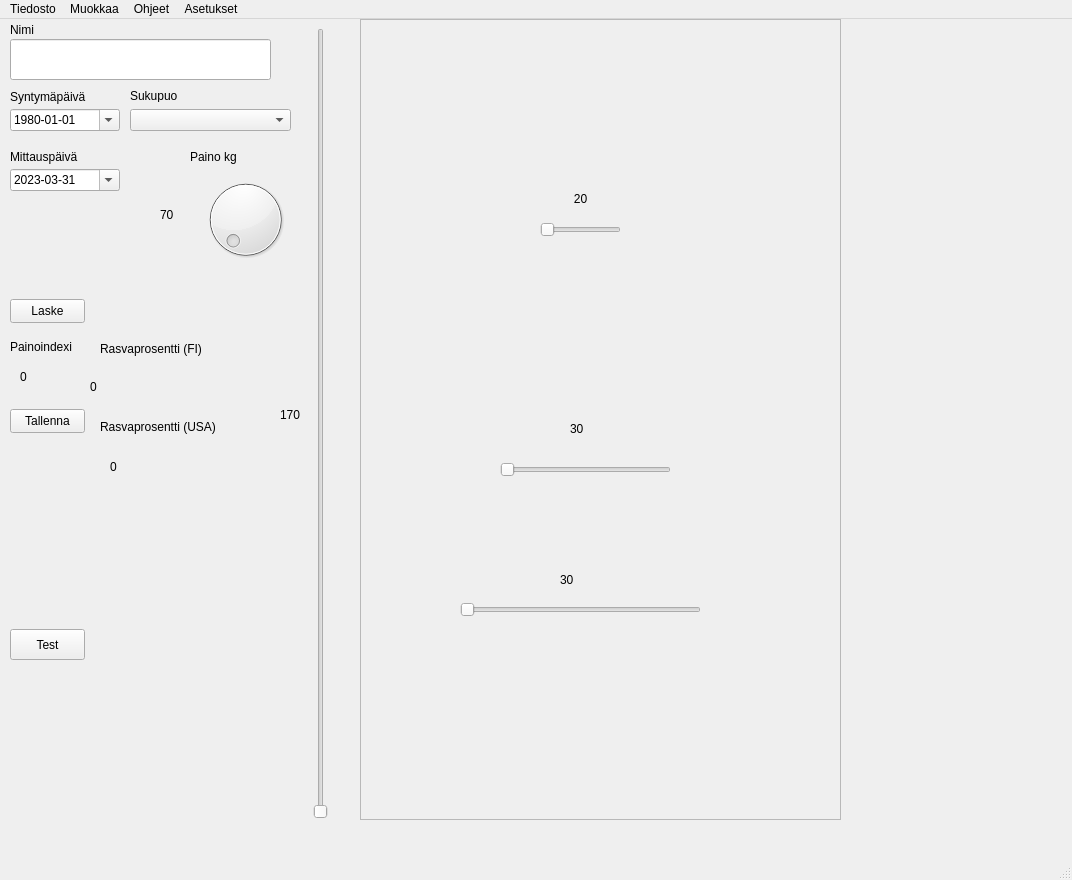
<?xml version="1.0" encoding="UTF-8"?>
<ui version="4.0">
 <class>MainWindow</class>
 <widget class="QMainWindow" name="MainWindow">
  <property name="geometry">
   <rect>
    <x>0</x>
    <y>0</y>
    <width>1072</width>
    <height>880</height>
   </rect>
  </property>
  <property name="windowTitle">
   <string>MainWindow</string>
  </property>
  <widget class="QWidget" name="centralwidget">
   <widget class="QDateEdit" name="birthDateEdit">
    <property name="geometry">
     <rect>
      <x>10</x>
      <y>90</y>
      <width>110</width>
      <height>22</height>
     </rect>
    </property>
    <property name="locale">
     <locale language="Finnish" country="Finland"/>
    </property>
    <property name="displayFormat">
     <string>yyyy-MM-dd</string>
    </property>
    <property name="calendarPopup">
     <bool>true</bool>
    </property>
    <property name="date">
     <date>
      <year>1980</year>
      <month>1</month>
      <day>1</day>
     </date>
    </property>
   </widget>
   <widget class="QLabel" name="rasvaprosentti_FI_label_2">
    <property name="geometry">
     <rect>
      <x>90</x>
      <y>360</y>
      <width>161</width>
      <height>16</height>
     </rect>
    </property>
    <property name="text">
     <string>0</string>
    </property>
   </widget>
   <widget class="QDateEdit" name="weighingDateEdit">
    <property name="geometry">
     <rect>
      <x>10</x>
      <y>150</y>
      <width>110</width>
      <height>22</height>
     </rect>
    </property>
    <property name="locale">
     <locale language="Finnish" country="Finland"/>
    </property>
    <property name="displayFormat">
     <string>yyyy-MM-dd</string>
    </property>
    <property name="calendarPopup">
     <bool>true</bool>
    </property>
    <property name="date">
     <date>
      <year>2023</year>
      <month>3</month>
      <day>31</day>
     </date>
    </property>
   </widget>
   <widget class="QPushButton" name="laskePushButton">
    <property name="geometry">
     <rect>
      <x>10</x>
      <y>280</y>
      <width>75</width>
      <height>24</height>
     </rect>
    </property>
    <property name="text">
     <string>Laske</string>
    </property>
   </widget>
   <widget class="QLabel" name="rasvaprosentti_FI_label">
    <property name="geometry">
     <rect>
      <x>100</x>
      <y>320</y>
      <width>111</width>
      <height>20</height>
     </rect>
    </property>
    <property name="text">
     <string>Rasvaprosentti (FI)</string>
    </property>
   </widget>
   <widget class="QLabel" name="weightLabel">
    <property name="geometry">
     <rect>
      <x>190</x>
      <y>130</y>
      <width>49</width>
      <height>16</height>
     </rect>
    </property>
    <property name="text">
     <string>Paino kg</string>
    </property>
   </widget>
   <widget class="QLabel" name="birthLabel">
    <property name="geometry">
     <rect>
      <x>10</x>
      <y>70</y>
      <width>101</width>
      <height>16</height>
     </rect>
    </property>
    <property name="text">
     <string>Syntymäpäivä</string>
    </property>
   </widget>
   <widget class="QLabel" name="lenghthLabel">
    <property name="geometry">
     <rect>
      <x>280</x>
      <y>380</y>
      <width>41</width>
      <height>31</height>
     </rect>
    </property>
    <property name="styleSheet">
     <string notr="true">font: 16pt &quot;MS Shell Dlg 2&quot;;</string>
    </property>
    <property name="text">
     <string>170</string>
    </property>
   </widget>
   <widget class="QLabel" name="weighingLabel">
    <property name="geometry">
     <rect>
      <x>10</x>
      <y>130</y>
      <width>141</width>
      <height>16</height>
     </rect>
    </property>
    <property name="text">
     <string>Mittauspäivä</string>
    </property>
   </widget>
   <widget class="QLabel" name="nameLabel">
    <property name="geometry">
     <rect>
      <x>10</x>
      <y>0</y>
      <width>121</width>
      <height>21</height>
     </rect>
    </property>
    <property name="text">
     <string>Nimi</string>
    </property>
   </widget>
   <widget class="QLineEdit" name="nameLineEdit">
    <property name="geometry">
     <rect>
      <x>10</x>
      <y>20</y>
      <width>261</width>
      <height>41</height>
     </rect>
    </property>
   </widget>
   <widget class="QLabel" name="rasvaprosentti_USA_label_2">
    <property name="geometry">
     <rect>
      <x>110</x>
      <y>440</y>
      <width>141</width>
      <height>16</height>
     </rect>
    </property>
    <property name="text">
     <string>0</string>
    </property>
   </widget>
   <widget class="QComboBox" name="genderComboBox">
    <property name="geometry">
     <rect>
      <x>130</x>
      <y>90</y>
      <width>161</width>
      <height>22</height>
     </rect>
    </property>
    <property name="placeholderText">
     <string>Valitse sukupuoli</string>
    </property>
    <item>
     <property name="text">
      <string>Mies</string>
     </property>
    </item>
    <item>
     <property name="text">
      <string>Nainen</string>
     </property>
    </item>
   </widget>
   <widget class="QLabel" name="rasvaprosentti_USA_label">
    <property name="geometry">
     <rect>
      <x>100</x>
      <y>400</y>
      <width>131</width>
      <height>16</height>
     </rect>
    </property>
    <property name="text">
     <string>Rasvaprosentti (USA)</string>
    </property>
   </widget>
   <widget class="QLabel" name="vyotaroLabel">
    <property name="geometry">
     <rect>
      <x>570</x>
      <y>400</y>
      <width>41</width>
      <height>20</height>
     </rect>
    </property>
    <property name="styleSheet">
     <string notr="true">font: 16pt &quot;MS Shell Dlg 2&quot;;</string>
    </property>
    <property name="text">
     <string>30</string>
    </property>
   </widget>
   <widget class="QLabel" name="lantioLabel">
    <property name="geometry">
     <rect>
      <x>560</x>
      <y>550</y>
      <width>41</width>
      <height>21</height>
     </rect>
    </property>
    <property name="styleSheet">
     <string notr="true">font: 16pt &quot;MS Shell Dlg 2&quot;;</string>
    </property>
    <property name="text">
     <string>30</string>
    </property>
   </widget>
   <widget class="QLabel" name="painoindexiLabel_2">
    <property name="geometry">
     <rect>
      <x>20</x>
      <y>350</y>
      <width>101</width>
      <height>16</height>
     </rect>
    </property>
    <property name="text">
     <string>0</string>
    </property>
   </widget>
   <widget class="QPushButton" name="savePushButton">
    <property name="geometry">
     <rect>
      <x>10</x>
      <y>390</y>
      <width>75</width>
      <height>24</height>
     </rect>
    </property>
    <property name="text">
     <string>Tallenna</string>
    </property>
   </widget>
   <widget class="QPushButton" name="testPushButton">
    <property name="geometry">
     <rect>
      <x>10</x>
      <y>610</y>
      <width>75</width>
      <height>31</height>
     </rect>
    </property>
    <property name="text">
     <string>Test</string>
    </property>
   </widget>
   <widget class="QLabel" name="sukupuoliLabel">
    <property name="geometry">
     <rect>
      <x>130</x>
      <y>70</y>
      <width>47</width>
      <height>13</height>
     </rect>
    </property>
    <property name="text">
     <string>Sukupuoli</string>
    </property>
   </widget>
   <widget class="QFrame" name="frame">
    <property name="geometry">
     <rect>
      <x>360</x>
      <y>0</y>
      <width>481</width>
      <height>801</height>
     </rect>
    </property>
    <property name="styleSheet">
     <string notr="true">background-image: url(:/kuvat/NaisSlice_original.png);</string>
    </property>
    <property name="frameShape">
     <enum>QFrame::StyledPanel</enum>
    </property>
    <property name="frameShadow">
     <enum>QFrame::Raised</enum>
    </property>
   </widget>
   <widget class="QLabel" name="kaulaLabel">
    <property name="geometry">
     <rect>
      <x>560</x>
      <y>170</y>
      <width>41</width>
      <height>20</height>
     </rect>
    </property>
    <property name="styleSheet">
     <string notr="true">font: 16pt &quot;MS Shell Dlg 2&quot;;
</string>
    </property>
    <property name="text">
     <string>20</string>
    </property>
    <property name="alignment">
     <set>Qt::AlignCenter</set>
    </property>
   </widget>
   <widget class="QSlider" name="kaulaHorizontalSlider">
    <property name="geometry">
     <rect>
      <x>540</x>
      <y>200</y>
      <width>81</width>
      <height>22</height>
     </rect>
    </property>
    <property name="minimum">
     <number>10</number>
    </property>
    <property name="maximum">
     <number>99</number>
    </property>
    <property name="orientation">
     <enum>Qt::Horizontal</enum>
    </property>
   </widget>
   <widget class="QSlider" name="vyutaroHorizontalSlider">
    <property name="geometry">
     <rect>
      <x>500</x>
      <y>440</y>
      <width>171</width>
      <height>22</height>
     </rect>
    </property>
    <property name="minimum">
     <number>30</number>
    </property>
    <property name="maximum">
     <number>200</number>
    </property>
    <property name="orientation">
     <enum>Qt::Horizontal</enum>
    </property>
   </widget>
   <widget class="QSlider" name="lantioHorizontalSlider">
    <property name="geometry">
     <rect>
      <x>460</x>
      <y>580</y>
      <width>241</width>
      <height>22</height>
     </rect>
    </property>
    <property name="minimum">
     <number>30</number>
    </property>
    <property name="maximum">
     <number>200</number>
    </property>
    <property name="orientation">
     <enum>Qt::Horizontal</enum>
    </property>
   </widget>
   <widget class="QLabel" name="painoindexiLabel">
    <property name="geometry">
     <rect>
      <x>10</x>
      <y>320</y>
      <width>101</width>
      <height>16</height>
     </rect>
    </property>
    <property name="text">
     <string>Painoindexi</string>
    </property>
   </widget>
   <widget class="QSlider" name="lengthVerticalSlider">
    <property name="geometry">
     <rect>
      <x>310</x>
      <y>9</y>
      <width>22</width>
      <height>791</height>
     </rect>
    </property>
    <property name="minimum">
     <number>50</number>
    </property>
    <property name="maximum">
     <number>250</number>
    </property>
    <property name="orientation">
     <enum>Qt::Vertical</enum>
    </property>
   </widget>
   <widget class="QDial" name="weightDial">
    <property name="geometry">
     <rect>
      <x>200</x>
      <y>150</y>
      <width>91</width>
      <height>101</height>
     </rect>
    </property>
    <property name="minimum">
     <number>20</number>
    </property>
    <property name="maximum">
     <number>350</number>
    </property>
   </widget>
   <widget class="QLabel" name="label">
    <property name="geometry">
     <rect>
      <x>160</x>
      <y>170</y>
      <width>47</width>
      <height>51</height>
     </rect>
    </property>
    <property name="styleSheet">
     <string notr="true">font: 16pt &quot;MS Shell Dlg 2&quot;;</string>
    </property>
    <property name="text">
     <string>70</string>
    </property>
   </widget>
   <zorder>birthDateEdit</zorder>
   <zorder>rasvaprosentti_FI_label_2</zorder>
   <zorder>weighingDateEdit</zorder>
   <zorder>laskePushButton</zorder>
   <zorder>rasvaprosentti_FI_label</zorder>
   <zorder>weightLabel</zorder>
   <zorder>birthLabel</zorder>
   <zorder>lenghthLabel</zorder>
   <zorder>weighingLabel</zorder>
   <zorder>nameLabel</zorder>
   <zorder>nameLineEdit</zorder>
   <zorder>rasvaprosentti_USA_label_2</zorder>
   <zorder>genderComboBox</zorder>
   <zorder>rasvaprosentti_USA_label</zorder>
   <zorder>painoindexiLabel_2</zorder>
   <zorder>savePushButton</zorder>
   <zorder>testPushButton</zorder>
   <zorder>sukupuoliLabel</zorder>
   <zorder>frame</zorder>
   <zorder>kaulaLabel</zorder>
   <zorder>kaulaHorizontalSlider</zorder>
   <zorder>vyutaroHorizontalSlider</zorder>
   <zorder>vyotaroLabel</zorder>
   <zorder>lantioHorizontalSlider</zorder>
   <zorder>lantioLabel</zorder>
   <zorder>painoindexiLabel</zorder>
   <zorder>lengthVerticalSlider</zorder>
   <zorder>weightDial</zorder>
   <zorder>label</zorder>
  </widget>
  <widget class="QMenuBar" name="menubar">
   <property name="geometry">
    <rect>
     <x>0</x>
     <y>0</y>
     <width>1072</width>
     <height>21</height>
    </rect>
   </property>
   <widget class="QMenu" name="menuTiedosto">
    <property name="title">
     <string>Tiedosto</string>
    </property>
    <addaction name="actionTulosta"/>
    <addaction name="actionSulje"/>
   </widget>
   <widget class="QMenu" name="menuMuokkaa">
    <property name="title">
     <string>Muokkaa</string>
    </property>
    <addaction name="actionPalauta_oletukset"/>
   </widget>
   <widget class="QMenu" name="menuOhjeet">
    <property name="title">
     <string>Ohjeet</string>
    </property>
    <addaction name="actionAvaa_Ohjeet"/>
   </widget>
   <widget class="QMenu" name="menuAsetukset">
    <property name="title">
     <string>Asetukset</string>
    </property>
   </widget>
   <addaction name="menuTiedosto"/>
   <addaction name="menuMuokkaa"/>
   <addaction name="menuOhjeet"/>
   <addaction name="menuAsetukset"/>
  </widget>
  <widget class="QStatusBar" name="statusbar"/>
  <action name="actionTulosta">
   <property name="text">
    <string>Tulosta</string>
   </property>
  </action>
  <action name="actionSulje">
   <property name="text">
    <string>Sulje</string>
   </property>
  </action>
  <action name="actionPalauta_oletukset">
   <property name="text">
    <string>Palauta oletukset</string>
   </property>
   <property name="shortcut">
    <string>Ctrl+D</string>
   </property>
  </action>
  <action name="actionAvaa_Ohjeet">
   <property name="text">
    <string>Avaa Ohjeet</string>
   </property>
   <property name="shortcut">
    <string>Ctrl+H</string>
   </property>
  </action>
 </widget>
 <resources>
  <include location="Kuntoilija_mainwindow.qrc"/>
 </resources>
 <connections>
  <connection>
   <sender>kaulaHorizontalSlider</sender>
   <signal>valueChanged(int)</signal>
   <receiver>kaulaLabel</receiver>
   <slot>setNum(int)</slot>
   <hints>
    <hint type="sourcelabel">
     <x>580</x>
     <y>231</y>
    </hint>
    <hint type="destinationlabel">
     <x>580</x>
     <y>200</y>
    </hint>
   </hints>
  </connection>
  <connection>
   <sender>vyutaroHorizontalSlider</sender>
   <signal>valueChanged(int)</signal>
   <receiver>vyotaroLabel</receiver>
   <slot>setNum(int)</slot>
   <hints>
    <hint type="sourcelabel">
     <x>507</x>
     <y>466</y>
    </hint>
    <hint type="destinationlabel">
     <x>584</x>
     <y>430</y>
    </hint>
   </hints>
  </connection>
  <connection>
   <sender>lantioHorizontalSlider</sender>
   <signal>valueChanged(int)</signal>
   <receiver>lantioLabel</receiver>
   <slot>setNum(int)</slot>
   <hints>
    <hint type="sourcelabel">
     <x>460</x>
     <y>613</y>
    </hint>
    <hint type="destinationlabel">
     <x>567</x>
     <y>587</y>
    </hint>
   </hints>
  </connection>
  <connection>
   <sender>lengthVerticalSlider</sender>
   <signal>valueChanged(int)</signal>
   <receiver>lenghthLabel</receiver>
   <slot>setNum(int)</slot>
   <hints>
    <hint type="sourcelabel">
     <x>316</x>
     <y>527</y>
    </hint>
    <hint type="destinationlabel">
     <x>296</x>
     <y>426</y>
    </hint>
   </hints>
  </connection>
  <connection>
   <sender>weightDial</sender>
   <signal>valueChanged(int)</signal>
   <receiver>label</receiver>
   <slot>setNum(int)</slot>
   <hints>
    <hint type="sourcelabel">
     <x>241</x>
     <y>233</y>
    </hint>
    <hint type="destinationlabel">
     <x>169</x>
     <y>236</y>
    </hint>
   </hints>
  </connection>
 </connections>
</ui>
